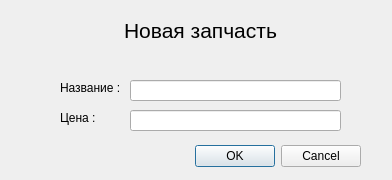
<?xml version="1.0" encoding="UTF-8"?>
<ui version="4.0">
 <class>NewComponentDialog</class>
 <widget class="QDialog" name="NewComponentDialog">
  <property name="geometry">
   <rect>
    <x>0</x>
    <y>0</y>
    <width>392</width>
    <height>180</height>
   </rect>
  </property>
  <property name="windowTitle">
   <string>Dialog</string>
  </property>
  <widget class="QLineEdit" name="new_component_price_lineEdit">
   <property name="geometry">
    <rect>
     <x>130</x>
     <y>110</y>
     <width>211</width>
     <height>21</height>
    </rect>
   </property>
  </widget>
  <widget class="QLabel" name="label_3">
   <property name="geometry">
    <rect>
     <x>60</x>
     <y>80</y>
     <width>71</width>
     <height>16</height>
    </rect>
   </property>
   <property name="text">
    <string>Название : </string>
   </property>
  </widget>
  <widget class="QLabel" name="label">
   <property name="geometry">
    <rect>
     <x>20</x>
     <y>0</y>
     <width>361</width>
     <height>61</height>
    </rect>
   </property>
   <property name="font">
    <font>
     <pointsize>16</pointsize>
    </font>
   </property>
   <property name="text">
    <string>Новая запчасть</string>
   </property>
   <property name="alignment">
    <set>Qt::AlignCenter</set>
   </property>
  </widget>
  <widget class="QDialogButtonBox" name="buttonBox">
   <property name="geometry">
    <rect>
     <x>40</x>
     <y>140</y>
     <width>321</width>
     <height>32</height>
    </rect>
   </property>
   <property name="orientation">
    <enum>Qt::Horizontal</enum>
   </property>
   <property name="standardButtons">
    <set>QDialogButtonBox::Cancel|QDialogButtonBox::Ok</set>
   </property>
  </widget>
  <widget class="QLabel" name="label_4">
   <property name="geometry">
    <rect>
     <x>60</x>
     <y>110</y>
     <width>71</width>
     <height>16</height>
    </rect>
   </property>
   <property name="text">
    <string>Цена : </string>
   </property>
  </widget>
  <widget class="QLineEdit" name="new_component_name_lineEdit">
   <property name="geometry">
    <rect>
     <x>130</x>
     <y>80</y>
     <width>211</width>
     <height>21</height>
    </rect>
   </property>
  </widget>
 </widget>
 <resources/>
 <connections/>
</ui>
